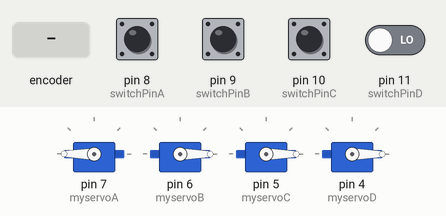
Recording of a sketch running on a simulated Arduino Uno, built with avr-gcc and run on an emulated ATmega328P. Shown: 4 × servo. Inputs (shaded band) come from the test bench; at power-on: pin 8 (switchPinA), pin 9 (switchPinB), pin 10 (switchPinC), pin 11 (switchPinD) LOW.

Above: at 1.2 s.
1.3 s: rotary encoder on pin 8 (switchPinA) / pin 9 (switchPinB) turned 1 step (first pin leading)
At 1.86 s:
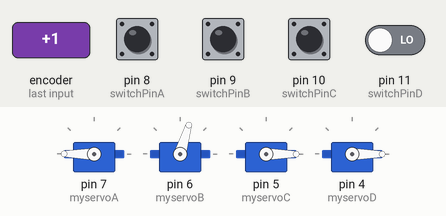
At 2.4 s:
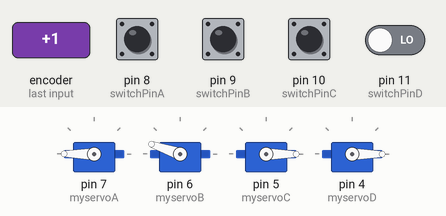
7.3 s: pin 11 (switchPinD) driven HIGH
10.3 s: pin 10 (switchPinC) pulled HIGH for 3.2 s
At 12.6 s:
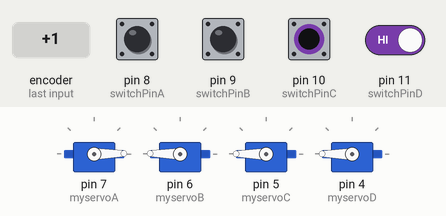
Timing chart, 0 to 14.1 s (numbered marks = the images above; inputs shaded):
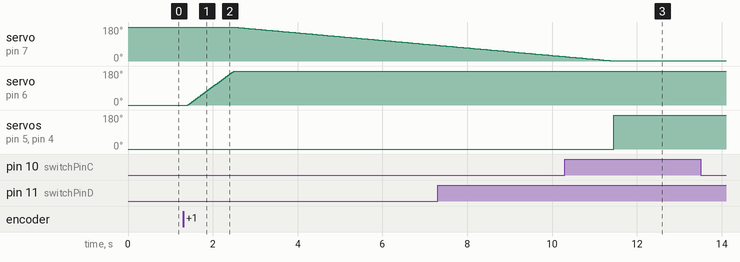

The sketch:

ProjectTwoCode.ino
```cpp
#include <Servo.h>

Servo myservoA;
Servo myservoB;
Servo myservoC;
Servo myservoD;
const int switchPinA = 8;
const int switchPinB = 9;
const int switchPinC = 10;
const int switchPinD = 11; // Pin # for alligator clips
int switchValA = 0;
int switchValB = 0;
int switchValC = 0;
int switchValD = 0;
int prevSwitchValA = 0;
int prevSwitchValB = 0;
int prevSwitchValC = 0;
int prevSwitchValD = 0;
int posA = 180;
int posB = 0;
int posC = 0;
int posD = 0;
bool A = false;
bool B = false;
bool B2 = false;
bool C = false;
bool D = false; // Initializing all of the variables we will need.

void setup() {
  pinMode(switchPinA, INPUT); // Previously had it at "OUTPUT". I'm not sure if it will make a difference, but I'm marking it now if it does.
  pinMode(switchPinB, INPUT);
  pinMode(switchPinC, INPUT);
  pinMode(switchPinD, INPUT);
  myservoA.attach(7);
  myservoA.write(180);
  myservoB.attach(6);
  myservoB.write(0);
  myservoC.attach(5);
  myservoC.write(0);
  myservoD.attach(4);
  myservoD.write(0); // Pin # and starting position for the Servos
}

void loop() {
  switchValA = digitalRead(switchPinA);

  if (switchValA != prevSwitchValA) {
    if (switchValA == HIGH){
      if (posA == 180){
        A = true;
        for (posA = 180; posA > 0; posA -= 1) {
          myservoA.write(posA);
          delay(50);
          if (A == true) {
            switchValB = digitalRead(switchPinB);
            if (switchValB != prevSwitchValB) {
              if (switchValB == HIGH){
               B = true;
               if (posB == 0){
                for (posB = 0; posB < 180; posB += 1) {
                  myservoB.write(posB);
                  delay(6);
    }
}
    }
}
// ----------------------------------------------------------------------------

    }
}
    }
}
  }

// ----------------------------------------------------------------------------
  if (B == true) {
    switchValC = digitalRead(switchPinC);
    if (switchValC != prevSwitchValC) {
      if (switchValC == HIGH){
        C = true;
        myservoC.write(180);
    }
}
    }
// ----------------------------------------------------------------------------
  if (C = true) {
    switchValD = digitalRead(switchPinD);
    if (switchValD != prevSwitchValD) {
      if (switchValD == HIGH){
        D = true;
        myservoD.write(180);
        if (D = true){
          switchValB = digitalRead(switchPinB);
          if (switchValB == prevSwitchValB) {
            if (switchValB == LOW){
              if (posB == 180){
                for (posB = 180; posB > 0; posB -= 1) {
                  myservoB.write(posB);
                  delay(6);
          }
          }
          }
    }

    }
}
    }
  }
// ----------------------------------------------------------------------------
  prevSwitchValA = switchValA;
  prevSwitchValB = switchValB;
  prevSwitchValC = switchValC;
  prevSwitchValD = switchValD;
}
```

Measured:
- after the input at 1.3 s, servo on pin 7 (myservoA): moves from 180° to 84° over 4.8 s, starting after 1.2 s; servo on pin 6 (myservoB): moves from 0° to 179° over 1.1 s, starting after 0.11 s
- after the input at 10.3 s, servo on pin 5 (myservoC): 0° → 180° after 1.2 s
